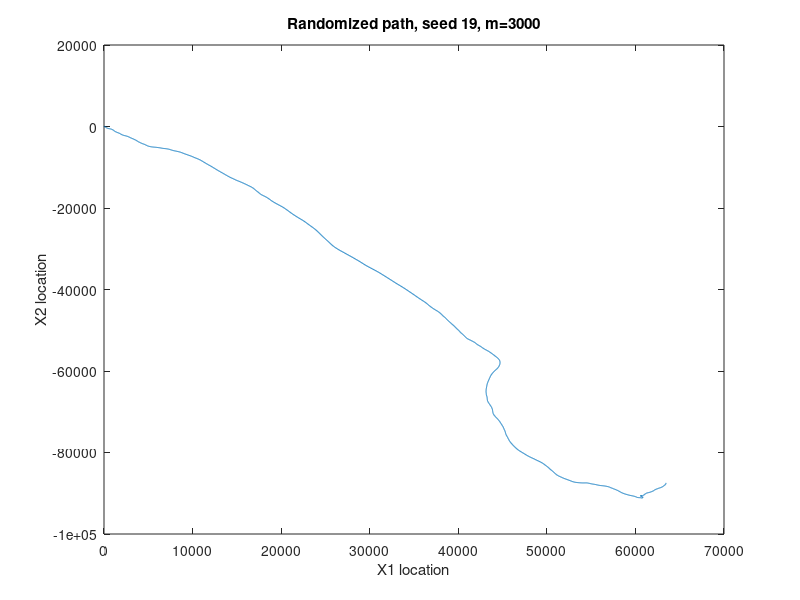

The MATLAB source for this figure: (Note: this script raises an error after producing the figure.)
clear all; close all; clc
%Part 1
%rng(19)
sigma=0.5; deltaT=0.5; alpha = 0.6;
P=1/20*[[16,1,1,1,1];[1,16,1,1,1];[1,1,16,1,1];[1,1,1,16,1];[1,1,1,1,16]];
zn=[[0,0];[3.5,0];[0,3.5];[0,-3.5];[-3.5,0]];
theta=[[1,deltaT,deltaT^2/2];[0,1,deltaT];[0,0,alpha]];
phiz=[[deltaT^2/2];[deltaT];[0]];
phiw=[[deltaT^2/2];[deltaT];[1]];
N=6;
zero=zeros(N,1);

N=6;
sigmamatrix=diag([500,5,5,200,5,5]);
%sigmamatrix=500*diag(ones(N,1),0) + 5*diag(ones(N-1,1),1) + 5*diag(ones(N-1,1),-1)+ 5*diag(ones(N-2,1),-2)+ 5*diag(ones(N-2,1),2)+ 200*diag(ones(N-3,1),3)+ 200*diag(ones(N-3,1),-3)+ 5*diag(ones(N-4,1),-4)+ 5*diag(ones(N-4,1),4)+ 5*diag(ones(N-5,1),5)+ 5*diag(ones(N-5,1),-5);

theta=[[theta,zeros(3,3)];[zeros(3,3),theta]];
phiz=[[phiz,zeros(3,1)];[zeros(3,1),phiz]];
phiw=[[phiw,zeros(3,1)];[zeros(3,1),phiw]];

X0=mvnrnd(zero,sigmamatrix);
Command=randi([1 5],1,1);
Z0=zn(Command,:);


m=3000; % Timesteps
States=zeros(m,2);
Xi=transpose(X0);
Zi=transpose(Z0);
Wi=transpose(mvnrnd([0,0],sigma^2*eye(2)));
for i=1:m
    
    Xi=theta*(Xi)+phiz*(Zi)+phiw*(Wi); %Calculate each new state
    
    %Need to update Zi,
    Update=(rand(1));
    summ=0;
    for j=1:5
        
        summ=P(Command,j)+summ;
        if Update<summ
            Command=j;
            break
        end
        
    end
    Zi=transpose(zn(Command,:));
    States(i,1)=Xi(1);
    States(i,2)=Xi(4);
    Wi=transpose(mvnrnd([0,0],sigma^2*eye(2)));
    
    
end
plot(States(:,1),States(:,2))
title('Randomized path, seed 19, m=3000')
xlabel('X1 location') 
ylabel('X2 location')

%% Making of a nxN state matrix for use in part 3 
v=90; zeta=1.5; gamma=3; 

load("stations.mat");

load("RSSI-measurements.mat");

N=10000;
n=length(Y);
Command=randi([1 5],1,N);
Commands=zeros(N,n);
Commands(:,1)=Command;
for j=1:N
    
    for i =1:n
        Update=(rand(1));
        summ=0;
        for k=1:5

            summ=P(round(Commands(j,i)),k)+summ;
            if Update<=summ
                Command=k;
                break
            end

        end
        Commands(j,i+1)=Command;
         
    end
    
end

%% Part 3



tau=zeros(6,n);
Xi=transpose(mvnrnd(zero,sigmamatrix,N)); %Initilization

%p = @(x1,x2,y) prod(normpdf(Y,(6*v*ones(1,N)-10*gamma*log10(vecnorm(([x1;x2]-pos_vec(:,1).*ones(2,N)))+vecnorm(([x1;x2]-pos_vec(:,2).*ones(2,N)))+vecnorm(([x1;x2]-pos_vec(:,3).*ones(2,N)))+vecnorm(([x1;x2]-pos_vec(:,4).*ones(2,N)))+vecnorm(([x1;x2]-pos_vec(:,5).*ones(2,N)))+vecnorm(([x1;x2]-pos_vec(:,6).*ones(2,N))))),zeta),2);%1/(2*pi*zeta^2)^3*exp(-1/2*(sum(y)*ones(1,N)-(6*v*ones(1,N)-10*gamma*log10(vecnorm(([x1;x2]-pos_vec(:,1).*ones(2,N)))+vecnorm(([x1;x2]-pos_vec(:,2).*ones(2,N)))+vecnorm(([x1;x2]-pos_vec(:,3).*ones(2,N)))+vecnorm(([x1;x2]-pos_vec(:,4).*ones(2,N)))+vecnorm(([x1;x2]-pos_vec(:,5).*ones(2,N)))+vecnorm(([x1;x2]-pos_vec(:,6).*ones(2,N)))))));
w = (p(Xi(1,:),Xi(4,:),Y(:,1)));
tau(1,1) = sum(Xi(1,:).*w)/sum(w);
tau(2,1) = sum(Xi(4,:).*w)/sum(w);

Wi=transpose(mvnrnd([0,0],sigma^2*eye(2),N));


Zi=transpose(zn(Commands(:,1),:));
for k = 1:500 % main loop
    Xi=theta*(Xi)+phiz*(Zi)+phiw*(Wi); %Calculate each new state
    w =w.*(p(Xi(1,:),Xi(4,:),Y(:,k+1))); % weighting REMOVE/INCLUDE LOG
    
    %w=w/sum(w);
    Zi=transpose(zn(Commands(:,k+1),:));
    Wi=transpose(mvnrnd([0,0],sigma^2*eye(2),N));
    tau(1,k+1) =  sum(Xi(1,:).*w)/sum(w);
    tau(2,k+1) =  sum(Xi(4,:).*w)/sum(w);
end

plot(tau(1,:),tau(2,:))
title("SIS, N=10000")
hold on
plot(pos_vec(1,1),pos_vec(2,1),'d')
hold on
plot(pos_vec(1,2),pos_vec(2,2),'d')
hold on
plot(pos_vec(1,3),pos_vec(2,3),'d')
hold on
plot(pos_vec(1,4),pos_vec(2,4),'d')
hold on
plot(pos_vec(1,5),pos_vec(2,5),'d')
hold on
plot(pos_vec(1,6),pos_vec(2,6),'d')
%figure
%hist(w)
ESSM=1/(sum((w/sum(w)).^2))

%% Part 3 Instructed weight adjustment



tau=zeros(6,n);
Xi=transpose(mvnrnd(zero,sigmamatrix,N)); %Initilization

%p = @(x1,x2,y) prod(normpdf(Y,(6*v*ones(1,N)-10*gamma*log10(vecnorm(([x1;x2]-pos_vec(:,1).*ones(2,N)))+vecnorm(([x1;x2]-pos_vec(:,2).*ones(2,N)))+vecnorm(([x1;x2]-pos_vec(:,3).*ones(2,N)))+vecnorm(([x1;x2]-pos_vec(:,4).*ones(2,N)))+vecnorm(([x1;x2]-pos_vec(:,5).*ones(2,N)))+vecnorm(([x1;x2]-pos_vec(:,6).*ones(2,N))))),zeta),2);%1/(2*pi*zeta^2)^3*exp(-1/2*(sum(y)*ones(1,N)-(6*v*ones(1,N)-10*gamma*log10(vecnorm(([x1;x2]-pos_vec(:,1).*ones(2,N)))+vecnorm(([x1;x2]-pos_vec(:,2).*ones(2,N)))+vecnorm(([x1;x2]-pos_vec(:,3).*ones(2,N)))+vecnorm(([x1;x2]-pos_vec(:,4).*ones(2,N)))+vecnorm(([x1;x2]-pos_vec(:,5).*ones(2,N)))+vecnorm(([x1;x2]-pos_vec(:,6).*ones(2,N)))))));
w = log(p(Xi(1,:),Xi(4,:),Y(:,1)));
L=max(w);
w=exp(w-L);
w=w/sum(w);
tau(1,1) = sum(Xi(1,:).*w)/sum(w);
tau(2,1) = sum(Xi(4,:).*w)/sum(w);

Wi=transpose(mvnrnd([0,0],sigma^2*eye(2),N));


Zi=transpose(zn(Commands(:,1),:));
for k = 1:500 % main loop
    Xi=theta*(Xi)+phiz*(Zi)+phiw*(Wi); %Calculate each new state
    w =log(w.*p(Xi(1,:),Xi(4,:),Y(:,k+1))); % weighting REMOVE/INCLUDE LOG
    L=max(w);
    w=exp(w-L);
    w=w/sum(w);
    Zi=transpose(zn(Commands(:,k+1),:));
    Wi=transpose(mvnrnd([0,0],sigma^2*eye(2),N));
    tau(1,k+1) =  sum(Xi(1,:).*w)/sum(w);
    tau(2,k+1) =  sum(Xi(4,:).*w)/sum(w);
end

plot(tau(1,:),tau(2,:))
title("SIS, N=10000")
hold on
plot(pos_vec(1,1),pos_vec(2,1),'d')
hold on
plot(pos_vec(1,2),pos_vec(2,2),'d')
hold on
plot(pos_vec(1,3),pos_vec(2,3),'d')
hold on
plot(pos_vec(1,4),pos_vec(2,4),'d')
hold on
plot(pos_vec(1,5),pos_vec(2,5),'d')
hold on
plot(pos_vec(1,6),pos_vec(2,6),'d')
%figure
%title("Histogram n=70")
%hist(w)
ESSM=1/(sum((w/sum(w)).^2))
%% Part 4


tau=zeros(2,n);

Xi=transpose(mvnrnd(zero,sigmamatrix,N)); %Initilization

%p = @(x1,x2,y) prod(normpdf(Y,(6*v*ones(1,N)-10*gamma*log10(vecnorm(([x1;x2]-pos_vec(:,1).*ones(2,N)))+vecnorm(([x1;x2]-pos_vec(:,2).*ones(2,N)))+vecnorm(([x1;x2]-pos_vec(:,3).*ones(2,N)))+vecnorm(([x1;x2]-pos_vec(:,4).*ones(2,N)))+vecnorm(([x1;x2]-pos_vec(:,5).*ones(2,N)))+vecnorm(([x1;x2]-pos_vec(:,6).*ones(2,N))))),zeta),2);%1/(2*pi*zeta^2)^3*exp(-1/2*(sum(y)*ones(1,N)-(6*v*ones(1,N)-10*gamma*log10(vecnorm(([x1;x2]-pos_vec(:,1).*ones(2,N)))+vecnorm(([x1;x2]-pos_vec(:,2).*ones(2,N)))+vecnorm(([x1;x2]-pos_vec(:,3).*ones(2,N)))+vecnorm(([x1;x2]-pos_vec(:,4).*ones(2,N)))+vecnorm(([x1;x2]-pos_vec(:,5).*ones(2,N)))+vecnorm(([x1;x2]-pos_vec(:,6).*ones(2,N)))))));
w = p(Xi(1,:),Xi(4,:),Y(:,1));
tau(1,1) = sum(Xi(1,:).*w)/sum(w);
tau(2,1) = sum(Xi(4,:).*w)/sum(w);

Wi=transpose(mvnrnd([0,0],sigma^2*eye(2),N));


Zi=transpose(zn(Commands(:,1),:));
for k = 1:500 % main loop
    ind=randsample(N,N,true,w);
    Xi=Xi(:,ind);
    Xi=theta*(Xi)+phiz*(Zi)+phiw*(Wi); %Calculate each new state
    w =(p(Xi(1,:),Xi(4,:),Y(:,k+1))); % weighting REMOVE/INCLUDE LOG
    
    Zi=transpose(zn(Commands(:,k+1),:));
    Wi=transpose(mvnrnd([0,0],sigma^2*eye(2),N));
    tau(1,k+1) =  sum(Xi(1,:).*w)/sum(w);
    tau(2,k+1) =  sum(Xi(4,:).*w)/sum(w);
end

plot(tau(1,:),tau(2,:))
title("SISR N=10000")
hold on
plot(pos_vec(1,1),pos_vec(2,1),'d')
hold on
plot(pos_vec(1,2),pos_vec(2,2),'d')
hold on
plot(pos_vec(1,3),pos_vec(2,3),'d')
hold on
plot(pos_vec(1,4),pos_vec(2,4),'d')
hold on
plot(pos_vec(1,5),pos_vec(2,5),'d')
hold on
plot(pos_vec(1,6),pos_vec(2,6),'d')
